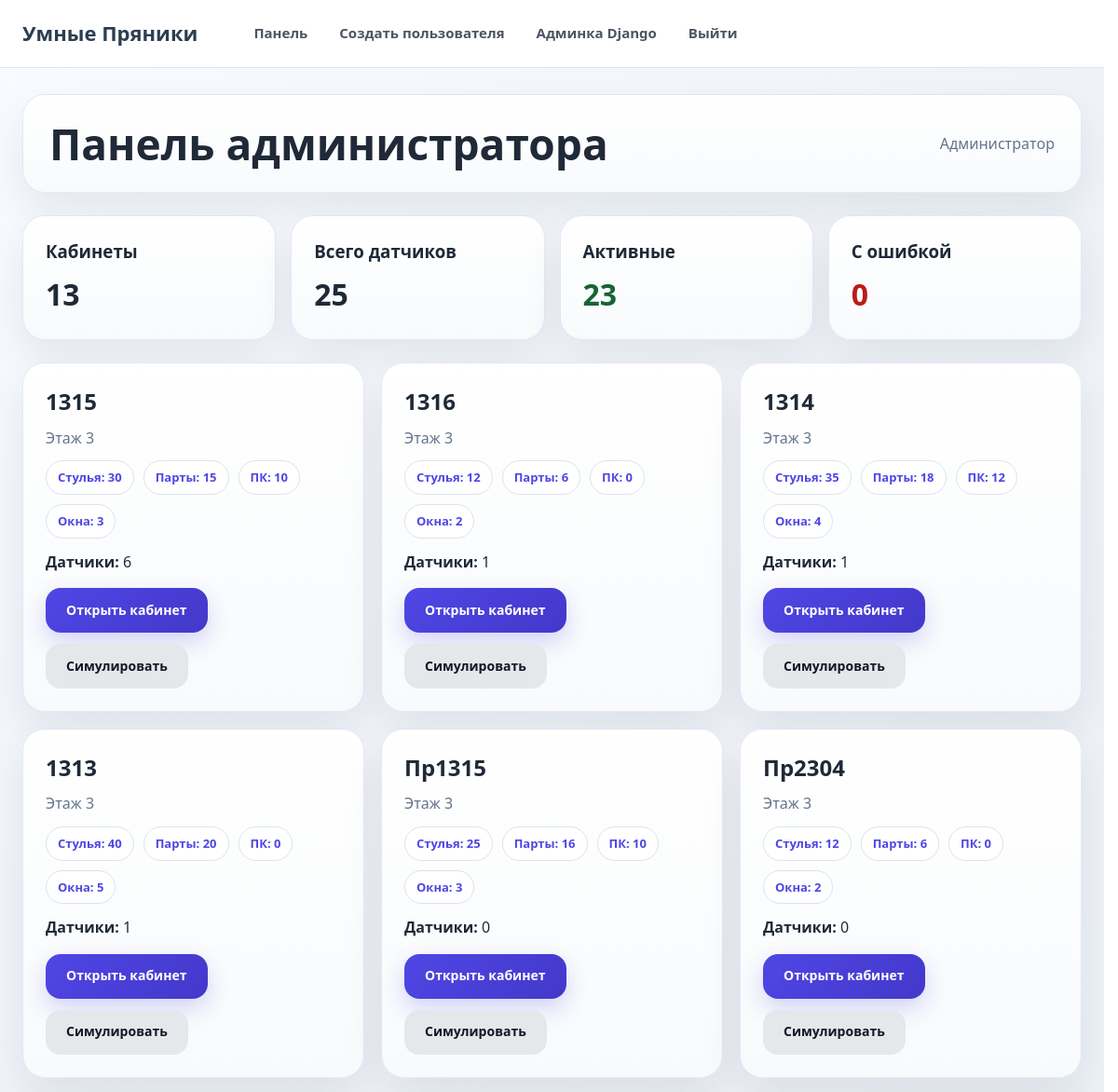
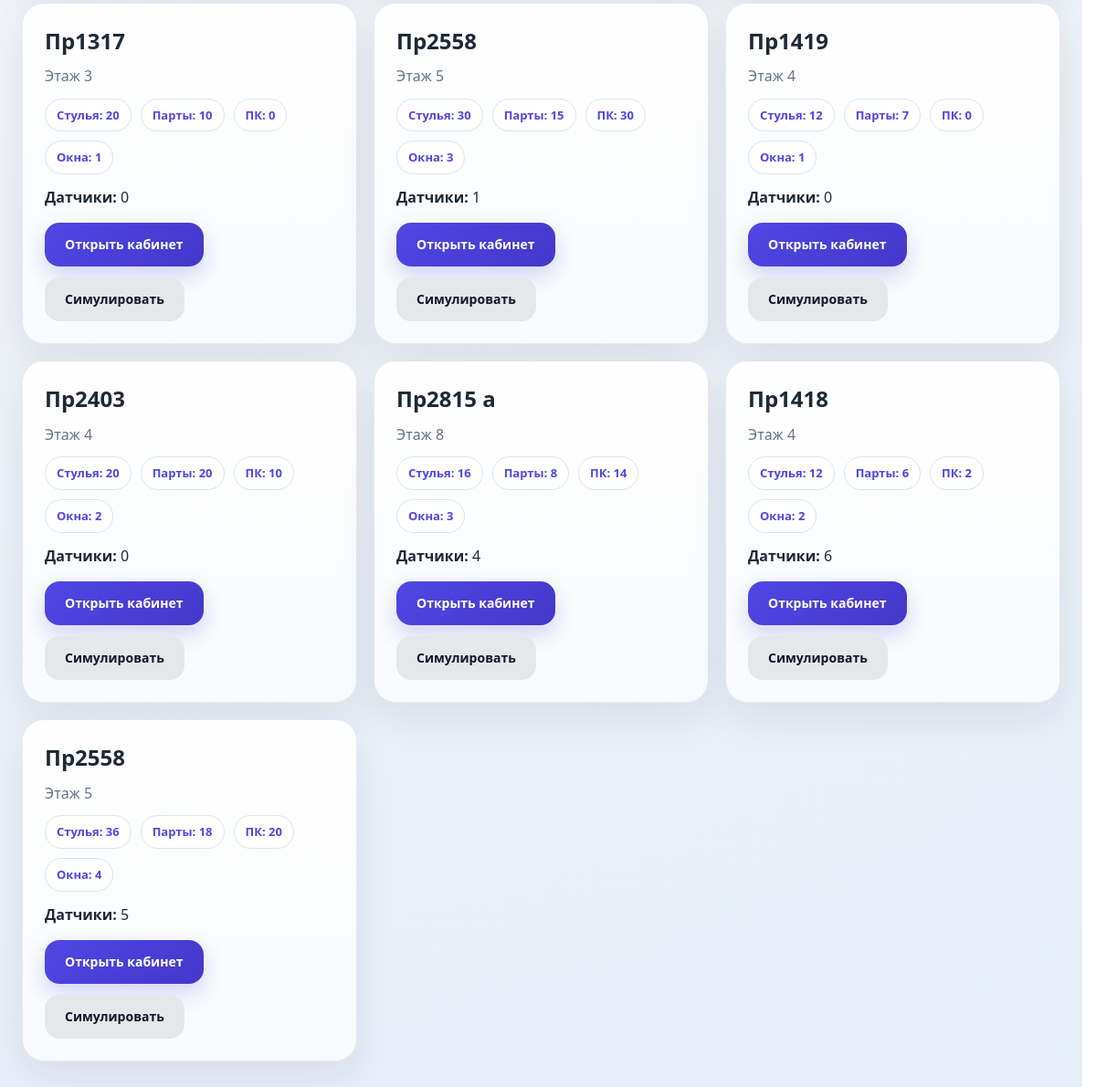
The page /dashboard/ (signed in) on the database its author committed (2 pictures, top to bottom).
### university/models.py (models this page shows, shortened)
class Room(models.Model):
    name = models.CharField("Название кабинета", max_length=50)
    floor = models.IntegerField("Этаж")
    chairs = models.IntegerField("Количество стульев", default=0)
    desks = models.IntegerField("Количество парт", default=0)
    computers = models.IntegerField("Количество компьютеров", default=0)
    windows = models.IntegerField("Количество окон", default=0)
    description = models.TextField("Описание кабинета", blank=True)
    window_open = models.BooleanField("Окна открыты", default=False)
    conditioners = models.IntegerField("Количество кондиционеров", default=0)
    class Meta:
        verbose_name = "Кабинет"
        verbose_name_plural = "Кабинеты"

### university/views.py (the view)
# urls.py: path("dashboard/", views.dashboard_home, name="dashboard_home"),
@moderator_or_admin_required
def dashboard_home(request):
    rooms = Room.objects.prefetch_related("sensor_set__sensor_type", "conditioner_set").all()
    total_rooms = rooms.count()
    total_sensors = sum(room.sensor_set.count() for room in rooms)
    active_sensors = sum(room.sensor_set.filter(status="active").count() for room in rooms)
    error_sensors = sum(room.sensor_set.filter(status="error").count() for room in rooms)
    context = {
        "rooms": rooms,
        "total_rooms": total_rooms,
        "total_sensors": total_sensors,
        "active_sensors": active_sensors,
        "error_sensors": error_sensors,
        "title": "Панель администратора",
    }
    return render(request, "dashboard/home.html", context)

### university/context_processors.py (called while the page is built, shortened)
def unread_notification_popup(request):
    if not request.user.is_authenticated:
        return {"popup_notifications": []}
    if request.session.get("notifications_popup_shown") is True:
        return {"popup_notifications": []}

### university/templates/dashboard/home.html
{% extends "dashboard/base.html" %}
{% block content %}
<div class="grid">
    <div class="card">
        <h3>Кабинеты</h3>
        <div style="font-size: 32px; font-weight: 700;">{{ total_rooms }}</div>
    </div>
    <div class="card">
        <h3>Всего датчиков</h3>
        <div style="font-size: 32px; font-weight: 700;">{{ total_sensors }}</div>
    </div>
    <div class="card">
        <h3>Активные</h3>
        <div style="font-size: 32px; font-weight: 700;" class="status-active">{{ active_sensors }}</div>
    </div>
    <div class="card">
        <h3>С ошибкой</h3>
        <div style="font-size: 32px; font-weight: 700;" class="status-error">{{ error_sensors }}</div>
    </div>
</div>
<div style="margin-top: 24px;" class="room-grid">
    {% for room in rooms %}
        <div class="card">
            <h2>{{ room.name }}</h2>
            <div class="muted">Этаж {{ room.floor }}</div>
            <div class="room-meta">
                <div class="pill">Стулья: {{ room.chairs }}</div>
                <div class="pill">Парты: {{ room.desks }}</div>
                <div class="pill">ПК: {{ room.computers }}</div>
                <div class="pill">Окна: {{ room.windows }}</div>
            </div>
            <div style="margin-top: 14px;">
                <strong>Датчики:</strong> {{ room.sensor_set.count }}
            </div>
            <div class="actions">
                <a class="btn" href="{% url 'university:room_detail' room.id %}">Открыть кабинет</a>
                <a class="btn btn-secondary" href="{% url 'university:room_simulate' room.id %}">Симулировать</a>
            </div>
        </div>
    {% empty %}
        <div class="card">
            <h3>Кабинеты не найдены</h3>
            <p class="muted">Сначала добавь кабинеты в админке.</p>
            <a class="btn" href="/admin/university/room/">Перейти в админку</a>
        </div>
    {% endfor %}
</div>
{% endblock %}

### university/templates/dashboard/base.html (style rules this page uses)
:root { --bg: #eef2f7; --panel: #ffffff; --panel-soft: #f8fbff; --line: #dbe3ee; --text: #1f2937; --muted: #64748b; --accent: #4f46e5; --accent-hover: #4338ca; --accent-soft: #e9efff; --ok: #166534; --warn: #8a6428; --bad: #b91c1c; --shadow: 0 18px 44px rgba(15, 23, 42, 0.08); --radius-small: 12px; --radius: 24px; }
* { margin: 0; padding: 0; box-sizing: border-box; }
html { scrollbar-gutter: stable; overflow-y: scroll; }
html, body { min-height: 100%; }
body { width: 100%; font-family: "Segoe UI", system-ui, -apple-system, BlinkMacSystemFont, sans-serif; background: radial-gradient(circle at top left, #f8fbff 0%, var(--bg) 52%, #e7eef8 100%); color: var(--text); line-height: 1.45; }
a { color: inherit; }
.grid { display: grid; grid-template-columns: repeat(4, minmax(180px, 1fr)); gap: 16px; }
.card { background: linear-gradient(180deg, rgba(255,255,255,0.98), rgba(248,250,252,0.98)); border: 1px solid rgba(79, 70, 229, 0.12); border-radius: var(--radius); box-shadow: var(--shadow); padding: 24px; color: var(--text); }
.card h1, .card h2, .card h3 { color: var(--text); margin-top: 0; margin-bottom: 10px; font-weight: 800; }
.muted { color: var(--muted); }
.btn { display: inline-flex; align-items: center; justify-content: center; min-height: 48px; padding: 0 22px; border-radius: 16px; background: linear-gradient(135deg, var(--accent), var(--accent-hover)); color: #ffffff; text-decoration: none; border: 0; cursor: pointer; font-weight: 800; font-size: 14px; box-shadow: 0 10px 24px rgba(79, 70, 229, 0.22); transition: 0.2s; }
.btn-secondary { background: #e5e7eb; color: #111827; box-shadow: none; }
.actions { display: flex; gap: 12px; flex-wrap: wrap; align-items: center; margin-top: 16px; }
.status-active { color: var(--ok); font-weight: 800; }
.status-error { color: var(--bad); font-weight: 800; }
.room-grid { display: grid; grid-template-columns: repeat(auto-fit, minmax(320px, 1fr)); gap: 18px; }
.room-meta { display: flex; flex-wrap: wrap; gap: 10px; margin-top: 12px; }
.pill { display: inline-flex; align-items: center; min-height: 34px; padding: 8px 12px; border-radius: 999px; background: #ffffff; border: 1px solid var(--line); color: var(--accent); font-size: 13px; font-weight: 700; }

### rows shown on the page
Room: name "1315", floor "3", chairs "30", desks "15", computers "10", windows "3", sensor_set.count "6"
Room: name "1316", floor "3", chairs "12", desks "6", computers "0", windows "2", sensor_set.count "1"
Room: name "1314", floor "3", chairs "35", desks "18", computers "12", windows "4", sensor_set.count "1"
Room: name "1313", floor "3", chairs "40", desks "20", computers "0", windows "5", sensor_set.count "1"
Room: name "Пр1315", floor "3", chairs "25", desks "16", computers "10", windows "3", sensor_set.count "0"
Room: name "Пр2304", floor "3", chairs "12", desks "6", computers "0", windows "2", sensor_set.count "0"
Room: name "Пр1317", floor "3", chairs "20", desks "10", computers "0", windows "1", sensor_set.count "0"
Room: name "Пр2558", floor "5", chairs "30", desks "15", computers "30", windows "3", sensor_set.count "1"
Room: name "Пр1419", floor "4", chairs "12", desks "7", computers "0", windows "1", sensor_set.count "0"
Room: name "Пр2403", floor "4", chairs "20", desks "20", computers "10", windows "2", sensor_set.count "0"
Room: name "Пр2815 а", floor "8", chairs "16", desks "8", computers "14", windows "3", sensor_set.count "4"
Room: name "Пр1418", floor "4", chairs "12", desks "6", computers "2", windows "2", sensor_set.count "6"
Room: name "Пр2558", floor "5", chairs "36", desks "18", computers "20", windows "4", sensor_set.count "5"

### other values the page prints
{{ title|default:"Панель администратора" }} "Панель администратора"
{{ total_rooms }} "13"
{{ total_sensors }} "25"
{{ active_sensors }} "23"
{{ error_sensors }} "0"
